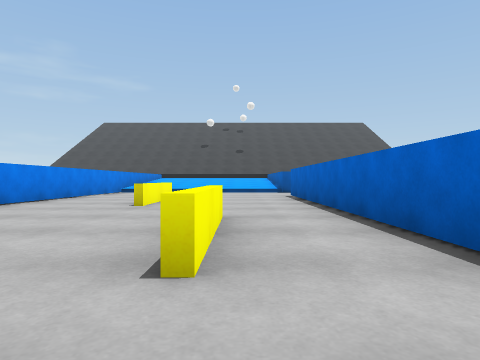
View 1 (above)

16 first-person views from a walk through a 3-D level made in the Unity game engine. The camera is 0.43 m above the floor, looks level and sees 75° across. The floor is counted in squares, 1 m on a side. Each view is taken from the middle of a square. On the plan, view 1 faces up. The plan holds only what a view shows up to about 9 squares ahead; the rest is blank. The place goes on beyond the plan. The player is left out. Surface patterns are stand-ins for the level's own textures.

View 2
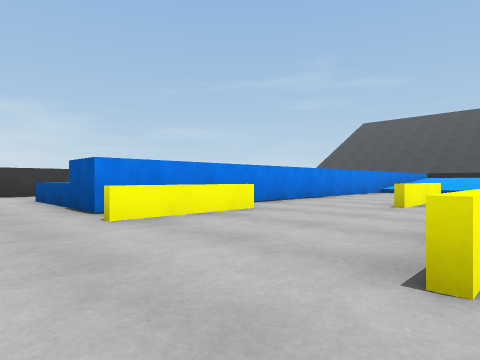

View 3
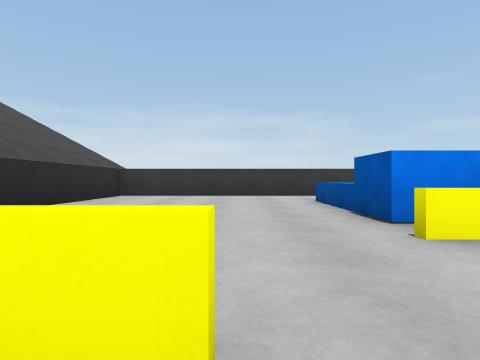

View 4
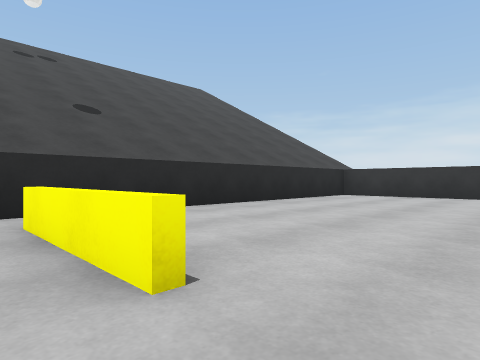

View 5
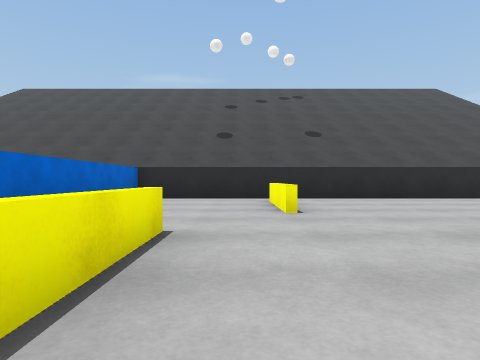

View 6
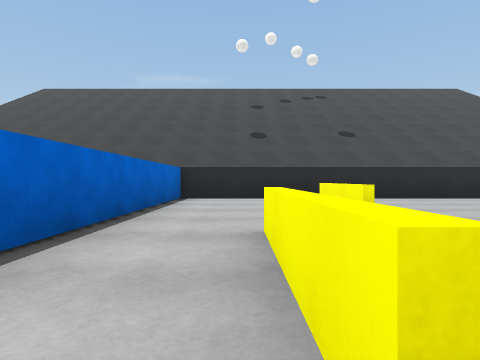

View 7
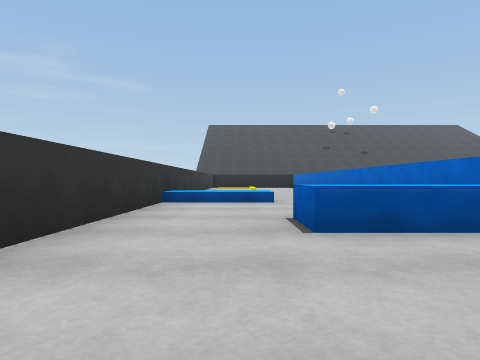

View 8
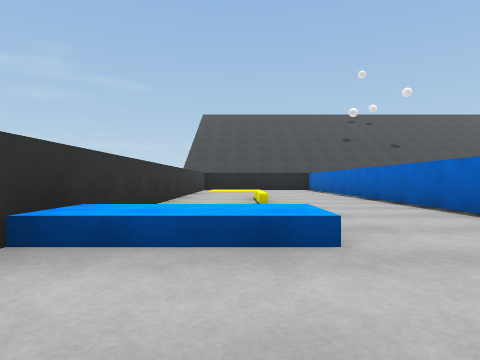

View 9
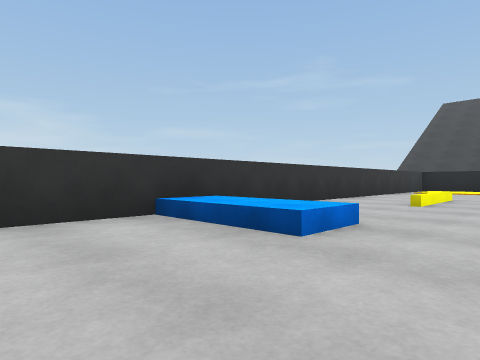

View 10
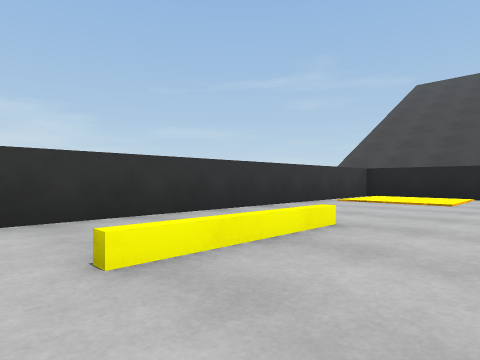

View 11
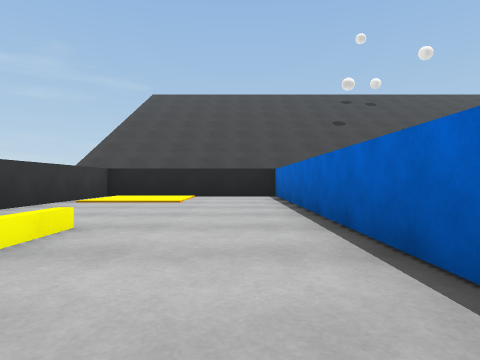

View 12
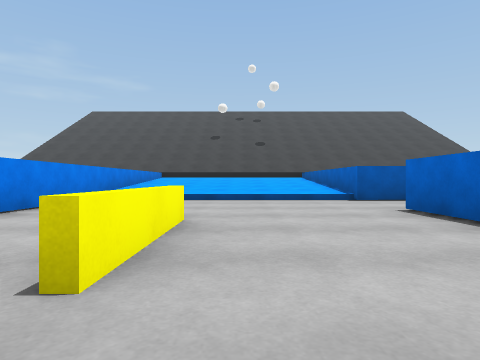

View 13
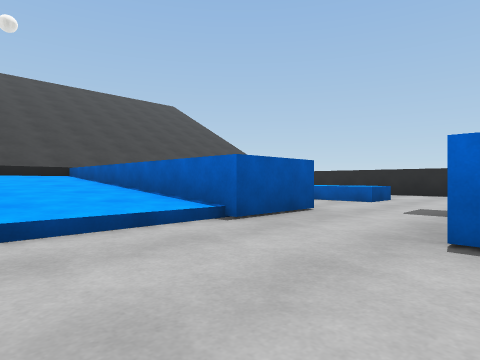

View 14
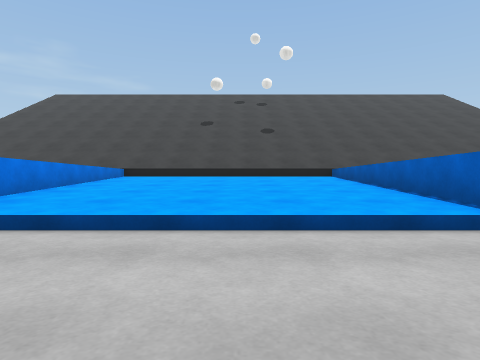

View 15
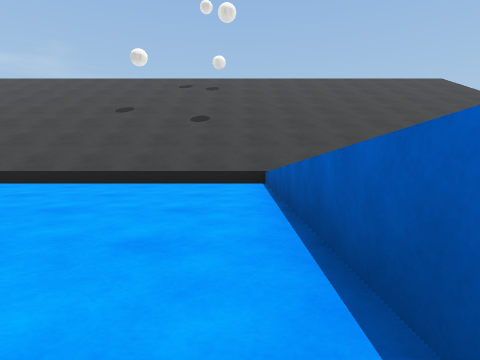

View 16
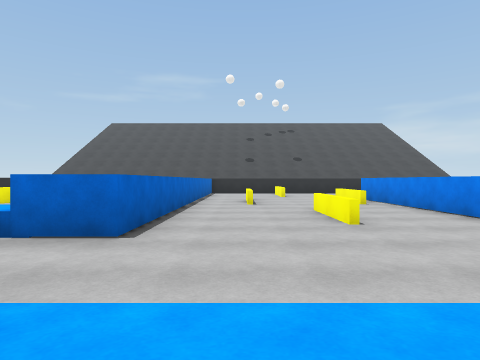

### Floor plan
Key: @ floor where view 1 was taken; # wall or solid block; . main floor; : floor 0.05 m higher than the main floor; + floor 0.5 m higher than the main floor; / step, stairs or slope; = window, fence, low wall or low ledge; ^ raised ledge.
Columns run from 10 left of view 1 to 9 right of it. Each row starts with its distance up from view 1.
 17 ###### #####
 16 #::..#^+++++^
 15 #::..#^/////^
 14 #....#^/////^
 13 #....#^/////^
 12 #....#^/////^  ^^
 11 #.=..##/////##.^^..#
 10 #.=..##............#
  9 #.=..##..........
  8 #....##.....#^
  7 #....##.=...#
  6 #^^..##.=...#
  5 #^^..##.=...#
  4 #....##.....#
  3 #....##...=.#
  2 #..^^##...=.#
  1 #...........#
  0 #.......=.@.#
 -1 #.......=...#
 -2 #.......=...#
 -3 #...........#
 -4 #############

Where each view was taken, in squares from view 1:
view 1: 0 up, 0 right, facing up
view 2: 0 up, 0 right, facing up-left
view 3: 0 up, 1 left, facing left
view 4: 1 up, 1 left, facing down-left
view 5: 4 up, 1 left, facing down
view 6: 4 up, 0 right, facing down
view 7: 1 down, 8 left, facing up
view 8: 3 up, 8 left, facing up
view 9: 3 up, 6 left, facing up-left
view 10: 8 up, 6 left, facing up-left
view 11: 8 up, 6 left, facing up
view 12: 4 up, 1 left, facing up
view 13: 8 up, 1 left, facing up-right
view 14: 8 up, 1 left, facing up
view 15: 11 up, 1 right, facing up
view 16: 12 up, 0 right, facing down
